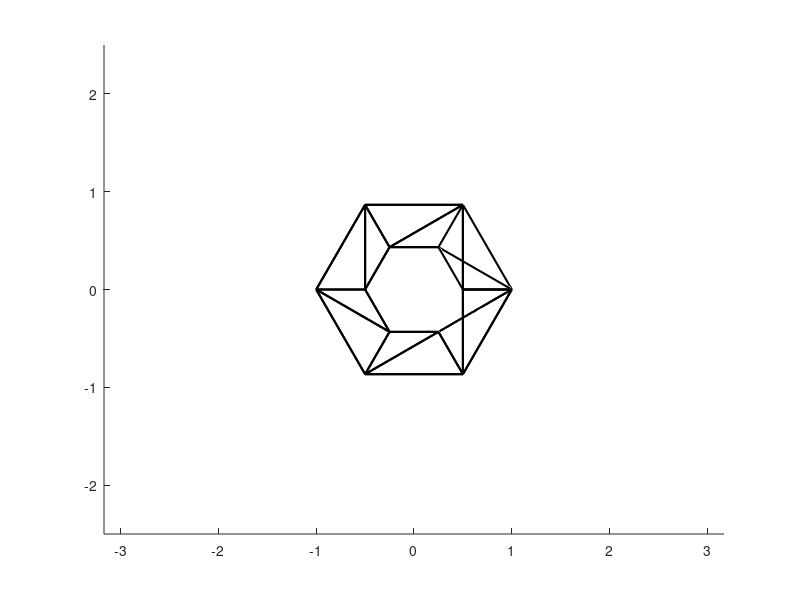

Write the MATLAB code that produced this figure. (Note: this script raises an error after producing the figure.)
clear; close all; clc;

vertex = [
+1.0000,+0.0000,+2.5000;
+0.5000,+0.8660,+2.5000;
-0.5000,+0.8660,+2.5000;
-1.0000,+0.0000,+2.5000;
-0.5000,-0.8660,+2.5000;
+0.5000,-0.8660,+2.5000;
+0.5000,+0.0000,+2.5000;
+0.2500,+0.4330,+2.5000;
-0.2500,+0.4330,+2.5000;
-0.5000,+0.0000,+2.5000;
-0.2500,-0.4330,+2.5000;
+0.2500,-0.4330,+2.5000;
+1.0000,+0.0000,-2.5000;
+0.5000,+0.8660,-2.5000;
-0.5000,+0.8660,-2.5000;
-1.0000,+0.0000,-2.5000;
-0.5000,-0.8660,-2.5000;
+0.5000,-0.8660,-2.5000;
+0.5000,+0.0000,-2.5000;
+0.2500,+0.4330,-2.5000;
-0.2500,+0.4330,-2.5000;
-0.5000,+0.0000,-2.5000;
-0.2500,-0.4330,-2.5000;
+0.2500,-0.4330,-2.5000;
];
face = [
1,8,7;
1,2,8;
2,9,8;
2,3,9;
3,10,9;
3,4,10;
4,11,10;
4,5,11;
5,12,11;
5,6,12;
6,7,12;
6,1,12;
1,13,2;
13,14,2;
2,14,3;
14,15,3;
3,15,4;
15,16,4;
4,16,5;
16,17,5;
5,17,6;
17,18,6;
6,18,1;
18,13,1;
7,8,19;
19,8,20;
8,9,20;
20,9,21;
9,10,21;
21,10,22;
10,11,22;
22,11,23;
11,12,23;
23,12,24;
12,7,24;
24,7,19;
13,19,20;
13,20,14;
14,20,21;
14,21,15;
15,21,22;
15,22,16;
16,22,23;
16,23,17;
17,23,24;
17,24,18;
18,24,19;
18,19,13;
];

figure(1); clf;
hold on;
axis equal;
for i = 1:size(face,1)
    v = vertex(face(i, :)+1, :);
    plot3([v(1,1), v(2,1)], [v(1,2), v(2,2)], [v(1,3), v(2,3)], ...
        'k', 'linewidth', 1.5);
    plot3([v(2,1), v(3,1)], [v(2,2), v(3,2)], [v(2,3), v(3,3)], ...
        'k', 'linewidth', 1.5);
    plot3([v(3,1), v(1,1)], [v(3,2), v(1,2)], [v(3,3), v(1,3)], ...
        'k', 'linewidth', 1.5);
end